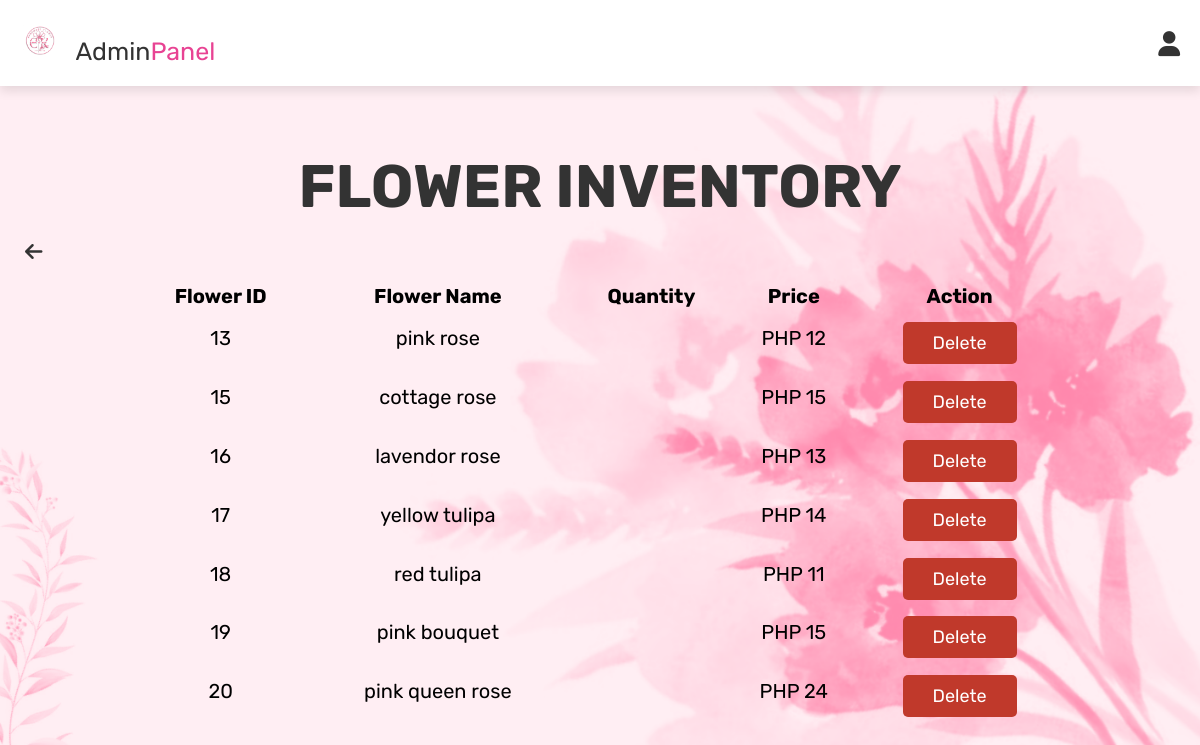
Page /flower_inventory.php (signed in) on the earlier database version.
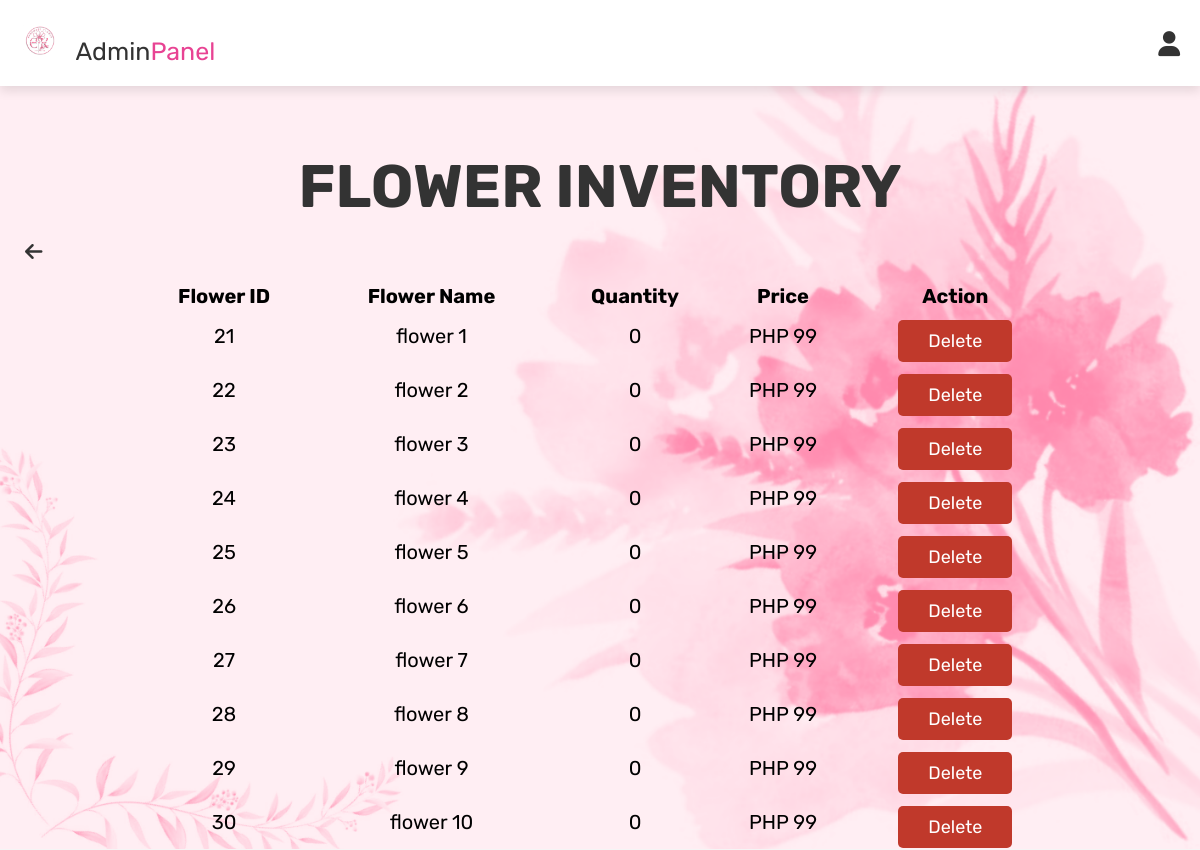
Same page on the later database version.
### tables this page shows
CREATE TABLE `products` (
  `id` int(100) NOT NULL,
  `name` varchar(100) NOT NULL,
  `details` varchar(500) NOT NULL,
  `price` int(100) NOT NULL,
  `image` varchar(100) NOT NULL,
  `quantity` int(11) NOT NULL
);

### flower_inventory.php (the view, shortened to what this page needs)
<?php
@include 'config.php';
?>
<!DOCTYPE html>
<html lang="en">
<head>
   <link rel="stylesheet" href="https://cdnjs.cloudflare.com/ajax/libs/font-awesome/6.0.0/css/all.min.css">
   <link rel="stylesheet" href="./css/admin_style.css" />
</head>
<body>
   <?php @include 'admin_header.php'; ?>
   <section class="flowers">
      <h1 class="title">Flower Inventory</h1>
      <a href="admin_page.php" class="navlink">
         <i class="fas fa-arrow-left"></i>
      </a>
      <div class="box-container">
         <table class="flower-table">
            <thead>
               <tr>
                  <th>Flower ID</th>
                  <th>Flower Name</th>
                  <th>Quantity</th>
                  <th>Price</th>
                  <th>Action</th>
               </tr>
            </thead>
            <tbody>
               <?php
               $select_flowers = mysqli_query($conn, "SELECT * FROM `products`") or die('query failed');
               if (mysqli_num_rows($select_flowers) > 0) {
                  while ($fetch_flowers = mysqli_fetch_assoc($select_flowers)) {
                     ?>
                     <tr>
                        <td><?php echo $fetch_flowers['id']; ?></td>
                        <td><?php echo $fetch_flowers['name']; ?></td>
                        <td><?php echo $fetch_flowers['quantity']; ?></td>
                        <td>PHP <?php echo $fetch_flowers['price']; ?></td>
                        <td><a href="admin_orders.php?delete=<?php echo $fetch_flowers['id']; ?>"
                              onclick="return confirm('delete this flower?');" class="delete-btn">delete</a></td>
                     </tr>
                     <?php
                  }
               }
               ?>
            </tbody>
         </table>
      </div>
   </section>
</body>
</html>

Differences in the rows shown:
removed products: id "13", name "pink rose", price "12"
removed products: id "15", name "cottage rose", price "15"
removed products: id "16", name "lavendor rose", price "13"
removed products: id "17", name "yellow tulipa", price "14"
removed products: id "18", name "red tulipa", price "11"
removed products: id "19", name "pink bouquet", price "15"
removed products: id "20", name "pink queen rose", price "24"
added products: id "21", name "flower 1", quantity "0", price "99"
added products: id "22", name "flower 2", quantity "0", price "99"
added products: id "23", name "flower 3", quantity "0", price "99"
added products: id "24", name "flower 4", quantity "0", price "99"
added products: id "25", name "flower 5", quantity "0", price "99"
added products: id "26", name "flower 6", quantity "0", price "99"
added products: id "27", name "flower 7", quantity "0", price "99"
added products: id "28", name "flower 8", quantity "0", price "99"
added products: id "29", name "flower 9", quantity "0", price "99"
added products: id "30", name "flower 10", quantity "0", price "99"
